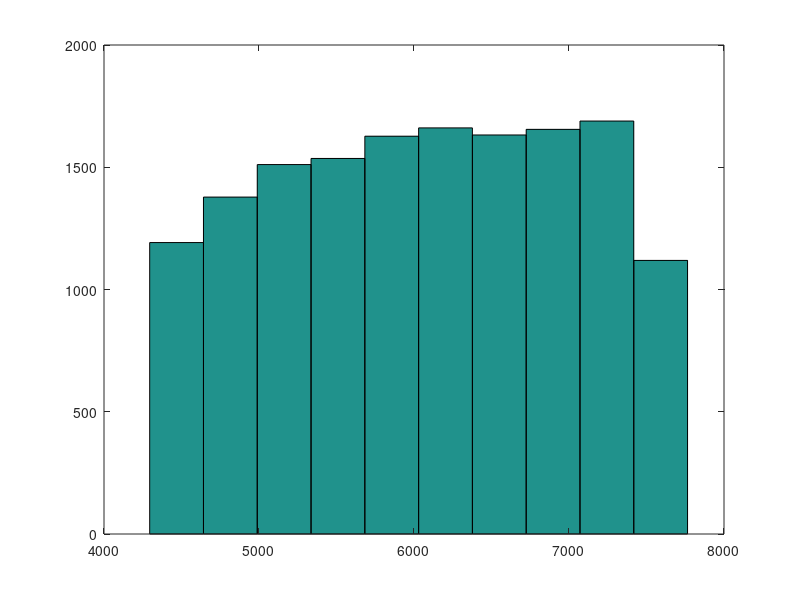
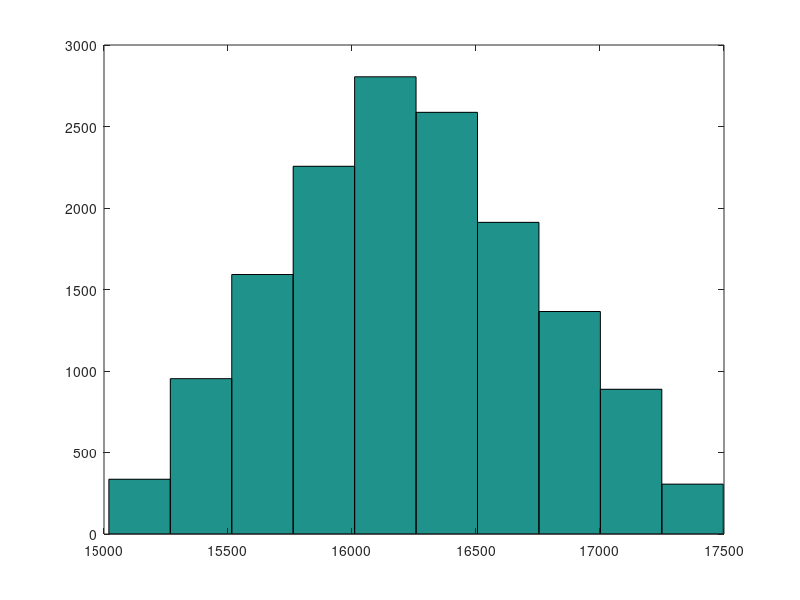
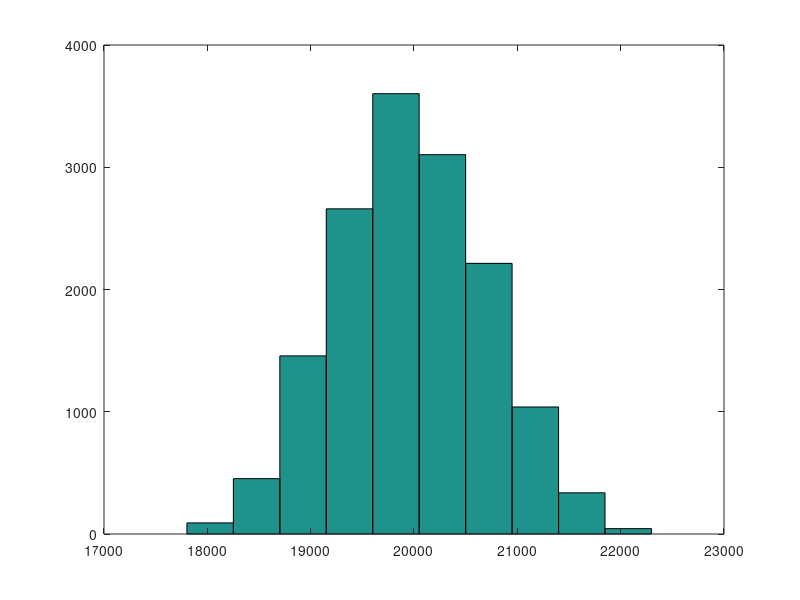
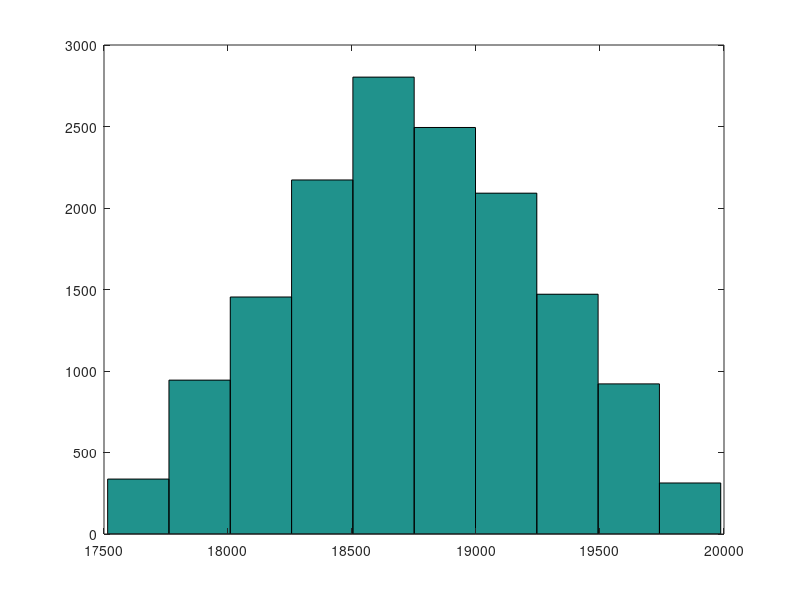

Here is the MATLAB script that generated these plots, in order:
function [] = ref_resistance()
%% param
Rlow_low = 5000;
Rlow_high = 10000;
Rlow_mean = (Rlow_low + Rlow_high)/2;
Rlow_var = 2500;

Rhigh_low = 30000;
Rhigh_high = 35000;
Rhigh_mean = (Rhigh_low + Rhigh_high)/2;
Rhigh_var = 2500;

n = 15000; %number of sim

randtype = 'cont';
if randtype == 'cont'
    arg1 = [Rlow_low 2*Rlow_var];
    arg2 = [Rhigh_low 2*Rhigh_var];
elseif randtype == 'gaus'
    arg1 = [Rlow_mean Rlow_var];
    arg2 = [Rhigh_mean Rhigh_var];
end

%% monte carlo Rlow//Rhigh

for i=1:n
   rlow = getrand(randtype,arg1);
   rhigh = getrand(randtype,arg2);
   
   rtot(i) = (rlow*rhigh)/(rlow+rhigh);
end
figure(1)
hist(rtot)

%% monte carlo Rhigh//Rhigh

for i=1:n
   rhigh1 = getrand(randtype,arg2);
   rhigh2 = getrand(randtype,arg2);
   
   rtot(i) = (rhigh1*rhigh2)/(rhigh1+rhigh2);
end
figure(2)
hist(rtot)

%% monte carlo Rhigh+Rlow//Rhigh+Rlow

for i=1:n
   rlow1 = getrand(randtype,arg1);
   rlow2 = getrand(randtype,arg1);
   rhigh1 = getrand(randtype,arg2);
   rhigh2 = getrand(randtype,arg2);
   
   r1 = rlow1+rhigh1;
   r2 = rlow2+rhigh2;
   
   rtot(i) = (r1*r2)/(r1+r2);
end
figure(3)
hist(rtot)

%% monte carlo Rhigh+Rtran//Rhigh+Rtran

for i=1:n
   rtran = 3e4;
   rhigh1 = getrand(randtype,arg1);
   rhigh2 = getrand(randtype,arg1);
   
   r1 = rtran+rhigh1;
   r2 = rtran+rhigh2;
   
   rtot(i) = (r1*r2)/(r1+r2);
end
figure(4)
hist(rtot)

end


function [rand_nb] = getrand(randtype, arg)
if randtype == 'cont'
    rand_nb = arg(1) + rand*arg(2);
elseif randtype == 'gaus'
    rand_nb = arg(1) + arg(2)*randn(1);
end
end